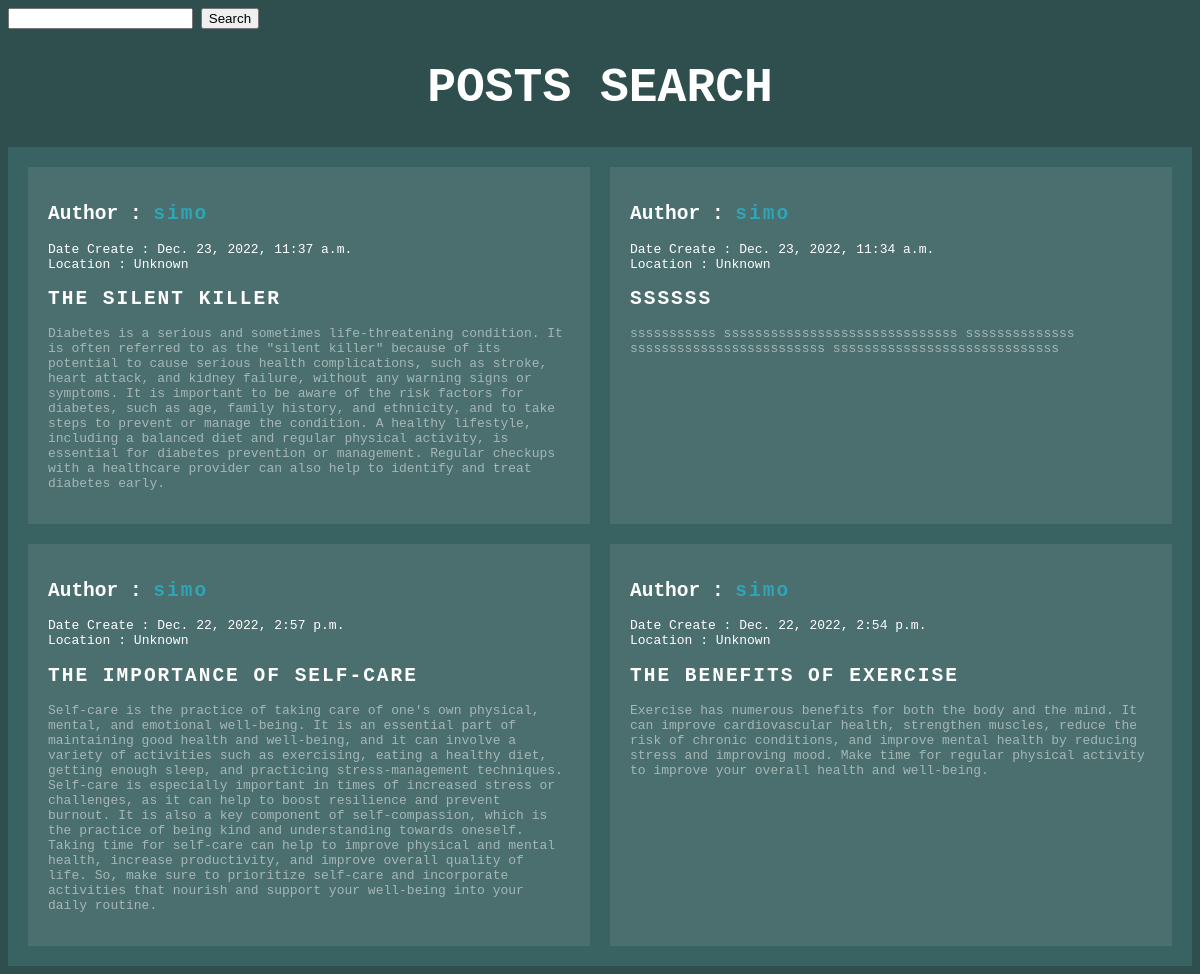
/posts/, run on the app's committed database.
### blog/models.py (models this page shows)
class Post(models.Model):
    author = models.ForeignKey(Profile, on_delete=models.CASCADE)
    title = models.CharField(max_length=200)
    text = models.TextField()
    created_date = models.DateTimeField(auto_now_add=True)
    updated_date = models.DateTimeField(auto_now=True)

class Profile(models.Model):
    user = models.OneToOneField(User, on_delete=models.CASCADE)
    bio = models.TextField(max_length=500, blank=True)
    location = models.TextField(max_length=30, blank=True)
    birth_date = models.DateTimeField(null=True, blank=True)

### blog/views.py (the view)
# urls.py: path('posts/', view_posts),
def view_posts(request):
    search = request.GET.get('search')
    if search:
        posts = Post.objects.filter(
            Q(title__contains = search) | Q(text__contains = search)
            ).order_by('-created_date')
    else:
        posts = Post.objects.all().order_by('-created_date')
    context = {'posts': posts, 'title':'All Posts', 'search': search if search else ''}
    return render(request, 'view_posts.html', context)

### blog/templates/view_posts.html (shortened to what this page needs)
<html>
    <head>
    </head>
    <form action="/posts/" method="GET">
        <input type="text" name="search" value="{{ search }}" />
        <input type="submit" value="Search" />
    </form>
    <body>
        <h1>Posts Search <spn>{{search}}</spn></h1>
        <div class='a1'>
            {% for post in posts %}
            <div class='a'>
                <h2>Author : <spn>{{ post.author.user }}</spn></h2>
                <p> Date Create : {{ post.created_date }} <br>
                    Location : {{ post.author.location }}</p>
                <h2 class='title'>{{ post.title }}</h2>
                <p class='text'>{{ post.text }}</p>
            </div>
            {% endfor %}
        </div>
    </body>
</html>

### blog/templates/view_posts.html (style rules this page uses)
body { background-color: darkslategray; color: #fff; font-family: monospace; }
h1 { font-weight: 700; font-size: 3rem; text-transform: uppercase; text-align:center; }
.a { background-color: #4b6e6e; padding: 20px; }
.a h2 spn { color:#2ea6b8; letter-spacing: 2px; }
.a1 { background-color: #396363; padding: 20px; display: grid; gap: 20px; grid-template-columns: repeat(2,1fr); }
.title { letter-spacing: 2px; text-transform: uppercase; }
.text { color: #ffffff80; }

### data on the page
Post: author.user "simo", created_date "Dec. 23, 2022, 11:37 a.m.", author.location "Unknown", title "THE SILENT KILLER", text "Diabetes is a serious and sometimes life-threatening condition. It is often referred to as the \"silent killer\" because of its potential to cause serious health complications, such as stroke, heart attack, and kidney failure, without any warning signs or symptoms. It is important to be aware of the risk factors for diabetes, such as age, family history, and ethnicity, and to take steps to prevent or manage the condition. A healthy lifestyle, including a balanced diet and regular physical activity, is essential for diabetes prevention or management. Regular checkups with a healthcare provider can also help to identify and treat diabetes early."
Post: author.user "simo", created_date "Dec. 23, 2022, 11:34 a.m.", author.location "Unknown", title "SSSSSS", text "sssssssssss ssssssssssssssssssssssssssssss ssssssssssssss sssssssssssssssssssssssss sssssssssssssssssssssssssssss"
Post: author.user "simo", created_date "Dec. 22, 2022, 2:57 p.m.", author.location "Unknown", title "THE IMPORTANCE OF SELF-CARE", text "Self-care is the practice of taking care of one's own physical, mental, and emotional well-being. It is an essential part of maintaining good health and well-being, and it can involve a variety of activities such as exercising, eating a healthy diet, getting enough sleep, and practicing stress-management techniques. Self-care is especially important in times of increased stress or challenges, as it can help to boost resilience and prevent burnout. It is also a key component of self-compassion, which is the practice of being kind and understanding towards oneself. Taking time for self-care can help to improve physical and mental health, increase productivity, and improve overall quality of…"
Post: author.user "simo", created_date "Dec. 22, 2022, 2:54 p.m.", author.location "Unknown", title "THE BENEFITS OF EXERCISE", text "Exercise has numerous benefits for both the body and the mind. It can improve cardiovascular health, strengthen muscles, reduce the risk of chronic conditions, and improve mental health by reducing stress and improving mood. Make time for regular physical activity to improve your overall health and well-being."
